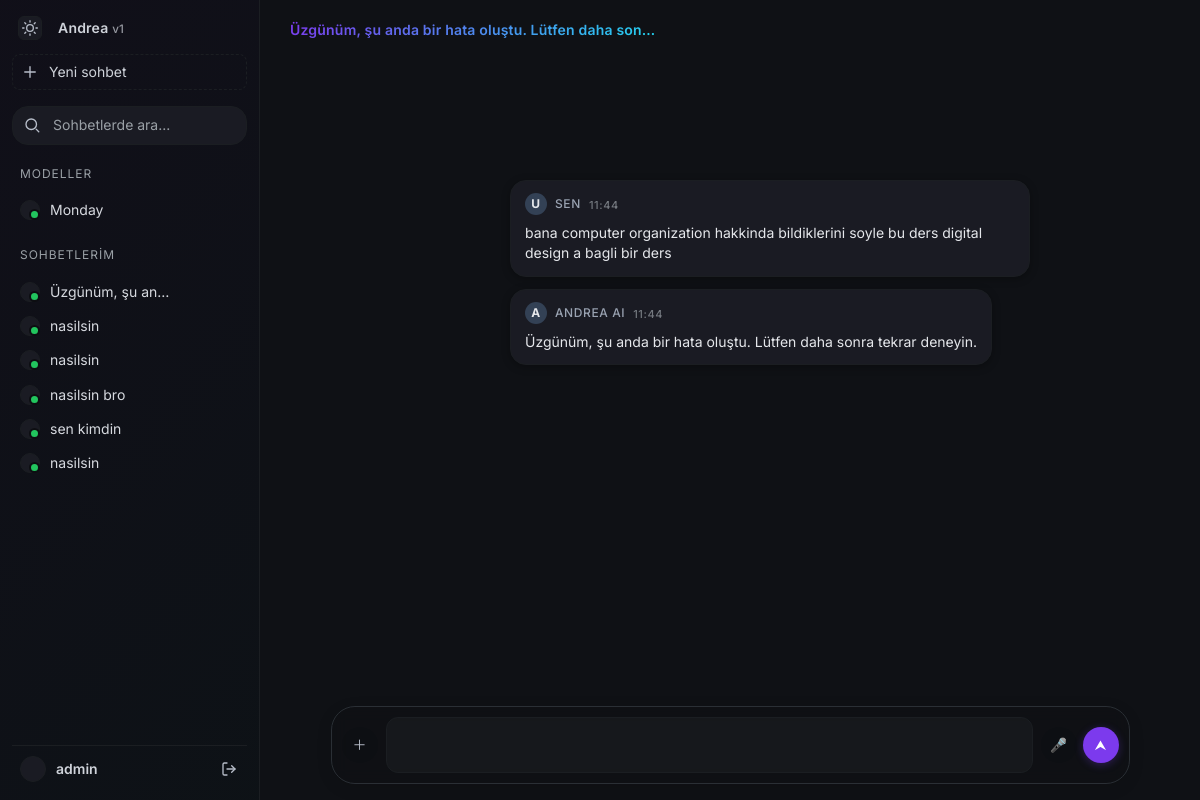
The app's page /chat/54/ (signed in) with its own data.
### chat/models.py (models this page shows, shortened)
class Chat(models.Model):
    user = models.ForeignKey(User, on_delete=models.CASCADE, related_name='chats')
    title = models.CharField(max_length=120)
    created_at = models.DateTimeField(auto_now_add=True)
    updated_at = models.DateTimeField(auto_now=True)
    class Meta:
        ordering = ['-updated_at']

class Message(models.Model):
    ROLE_CHOICES = (
        ('system', 'System'),
        ('user', 'User'),
        ('assistant', 'Assistant'),
    )
    chat = models.ForeignKey(Chat, on_delete=models.CASCADE, related_name='messages')
    role = models.CharField(max_length=10, choices=ROLE_CHOICES)
    content = models.TextField()
    created_at = models.DateTimeField(auto_now_add=True)
    class Meta:
        ordering = ['created_at']

### users/models.py (models this page shows, shortened)
class User(AbstractUser):
    ROLE_CHOICES = [
        ('admin', 'Admin'),
        ('user', 'User'),
        ('moderator', 'Moderator'),
    ]
    role = models.CharField(
        max_length=20,
        choices=ROLE_CHOICES,
        default='user',
        verbose_name='Role'
    )
    class Meta:
        verbose_name = 'User'
        verbose_name_plural = 'Users'

### chat/views.py (the view)
# urls.py: path('<int:chat_id>/', views.chat_detail, name='detail'),
@login_required
def chat_detail(request, chat_id):
    chat = get_object_or_404(Chat, pk=chat_id, user=request.user)
    chats = request.user.chats.only('id','title','updated_at')[:50]
    csrf_token = get_token(request)
    return render(request, 'chat/detail.html', {
        'chat': chat,
        'messages': chat.messages.all(),
        'chats': chats,
        'csrf_token': csrf_token
    })

### templates/chat/detail.html (shortened to what this page needs)
{% load static %}
<!doctype html>
<html lang="tr" class="theme-aurora">
<head>
</head>
<body>
<div class="app">
  <aside class="sidebar" aria-label="Yan Menü">
    <div class="top-strip">
      <button class="theme-toggle" id="themeToggle" aria-label="Tema değiştir" title="Tema değiştir">
      </button>
      <div class="brand">Andrea <small>v1</small></div>
    </div>
    <a class="new-project" href="#" aria-label="Yeni sohbet başlat">
      <span class="icon" aria-hidden="true">
        <svg viewBox="0 0 24 24" width="18" height="18" fill="none" stroke="currentColor" stroke-width="1.8" stroke-linecap="round"><path d="M12 5v14M5 12h14"></path></svg>
      </span>
      Yeni sohbet
    </a>
    <nav class="menu" aria-label="Genel">
      <div class="search-item">
        <span class="icon" aria-hidden="true">
          <svg viewBox="0 0 24 24" width="18" height="18" fill="none" stroke="currentColor" stroke-width="1.8" stroke-linecap="round" stroke-linejoin="round">
            <circle cx="11" cy="11" r="7"></circle><path d="M21 21l-3.5-3.5"></path>
          </svg>
        </span>
        <input type="text" placeholder="Sohbetlerde ara..." class="search-input" aria-label="Sohbetlerde ara">
      </div>
    </nav>
    <div class="section-label">Modeller</div>
    <div class="gpts">
      <button class="gpt-item" id="mondayBtn" type="button">
        <span class="gpt-avatar" aria-hidden="true"></span>
        Monday
      </button>
    </div>
    <div class="section-label">Sohbetlerim</div>
    <div class="gpts" id="chatList">
      {% for c in chats %}
        <div class="gpt-item-wrapper">
          <a class="gpt-item" href="{% url 'chat:detail' c.id %}">
            <span class="gpt-avatar"></span>
            <span class="gpt-title">{{ c.title }}</span>
          </a>
        </div>
      {% empty %}
        <div class="gpt-item" style="opacity:.7">Henüz sohbet yok</div>
      {% endfor %}
    </div>
    <div class="spacer"></div>
    <div class="user" role="contentinfo">
      <div class="avatar" aria-hidden="true"></div>
      <div>
        <div style="font-weight:600;color:#cfd3da;">{{ user.username|default:"Misafir Kullanıcı" }}</div>
      </div>
      <a href="{% url 'logout' %}" class="logout-btn" title="Çıkış yap">
        <svg viewBox="0 0 24 24" width="16" height="16" fill="none" stroke="currentColor" stroke-width="2" stroke-linecap="round" stroke-linejoin="round">
          <path d="M9 21H5a2 2 0 0 1-2-2V5a2 2 0 0 1 2-2h4"></path>
          <polyline points="16,17 21,12 16,7"></polyline>
          <line x1="21" y1="12" x2="9" y2="12"></line>
        </svg>
      </a>
    </div>
  </aside>
  <main class="main">
    <div class="chat-title">{{ chat.title }}</div>
    <div class="messages" id="messages">
      {% for m in messages %}
        <div class="msg {{ m.role }}">
          <div class="msg-header">
            <div class="msg-avatar">
              {% if m.role == 'user' %}U{% else %}A{% endif %}
            </div>
            <span>{% if m.role == 'user' %}Sen{% else %}Andrea AI{% endif %}</span>
            <span class="msg-timestamp">{{ m.created_at|date:"H:i" }}</span>
          </div>
          <div class="msg-content">{{ m.content|linebreaksbr }}</div>
        </div>
      {% endfor %}
    </div>
    <div class="composer">
      <form id="composerForm" action="{% url 'chat:send' chat.id %}" method="post">
        <div class="composer-inner">
          <div class="composer-leading">
            <button type="button" class="composer-btn" aria-label="Ekle">＋</button>
          </div>
          <div class="composer-primary">
            <div
              id="prompt-editor"
              class="ProseMirror composer-editor"
              contenteditable="true"
              translate="no"
              data-virtualkeyboard="true"
              role="textbox"
              aria-multiline="true"
              spellcheck="true"
            ><p><br></p></div>
          </div>
          <div class="composer-trailing">
            <button type="button" id="composer-mic" class="composer-btn" aria-label="Dikte">🎤</button>
            <button type="button" id="composer-send" class="composer-submit-btn" aria-label="Gönder">⮝</button>
          </div>
        </div>
      </form>
    </div>
  </main>
</div>
</body>
</html>

### records on screen
Chat: title "Üzgünüm, şu an…", title "Üzgünüm, şu anda bir hata oluştu. Lütfen daha son…"
Chat: title "nasilsin"
Chat: title "nasilsin"
Chat: title "nasilsin bro"
Chat: title "sen kimdin"
Chat: title "nasilsin"
User: username "admin"
Message: role "U", created_at "11:44", content "bana computer organization hakkinda bildiklerini soyle bu ders digital design a bagli bir ders"
Message: role "A", created_at "11:44", content "Üzgünüm, şu anda bir hata oluştu. Lütfen daha sonra tekrar deneyin."
